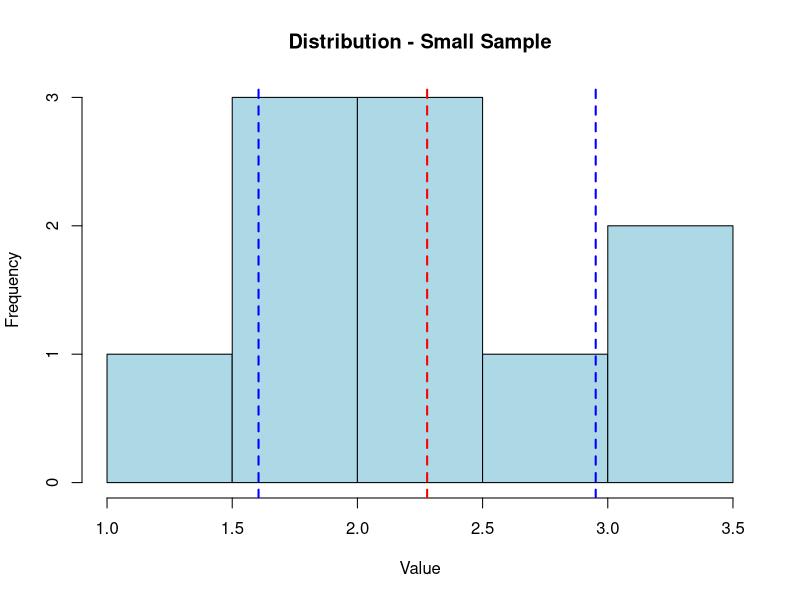
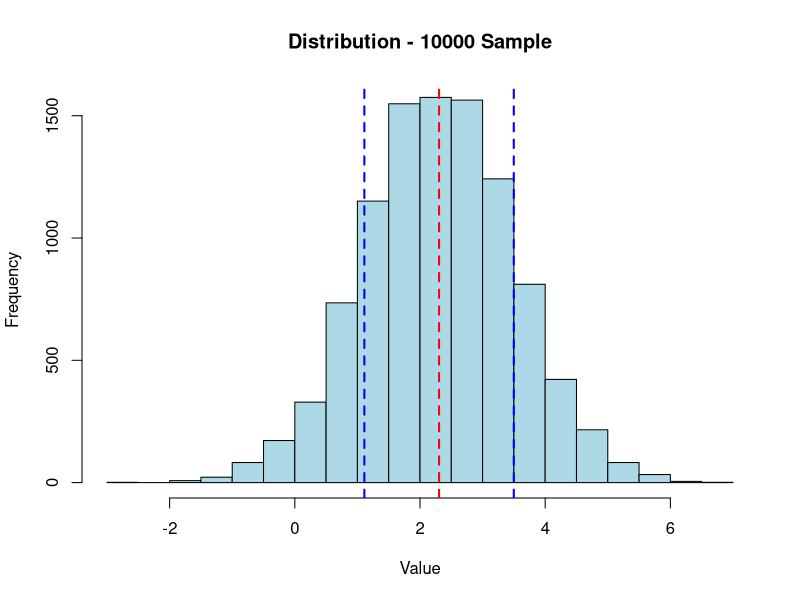

Source code (R) for these figures, in order:
## ---- chunk 1
knitr::opts_chunk$set(echo = TRUE)
## ---- chunk 2
set.seed(100)

sample_q5_small=rnorm(10, mean = 2.3, sd=1.2)
small_sample_mean=mean(sample_q5_small)
small_sample_sd=sd(sample_q5_small)

## ---- chunk 3
hist(sample_q5_small, col = "lightblue", main = "Distribution - Small Sample", xlab = "Value", ylab = "Frequency")
abline(v = small_sample_mean, col = "red", lwd = 2, lty = 2)  # Add vertical line for mean
abline(v = small_sample_mean - small_sample_sd, col = "blue", lwd = 2, lty = 2)  # Add vertical line for lower bound
abline(v = small_sample_mean + small_sample_sd, col = "blue", lwd = 2, lty = 2)  # Add vertical line for upper bound

## ---- chunk 4
set.seed(100)

sample_q5_big=rnorm(10000, mean = 2.3, sd=1.2)
big_sample_mean=mean(sample_q5_big)
big_sample_sd=sd(sample_q5_big)

## ---- chunk 5
hist(sample_q5_big, col = "lightblue", main = "Distribution - 10000 Sample", xlab = "Value", ylab = "Frequency")
abline(v = big_sample_mean, col = "red", lwd = 2, lty = 2)  # Add vertical line for mean
abline(v = big_sample_mean - big_sample_sd, col = "blue", lwd = 2, lty = 2)  # Add vertical line for lower bound
abline(v = big_sample_mean + big_sample_sd, col = "blue", lwd = 2, lty = 2)  # Add vertical line for upper bound

